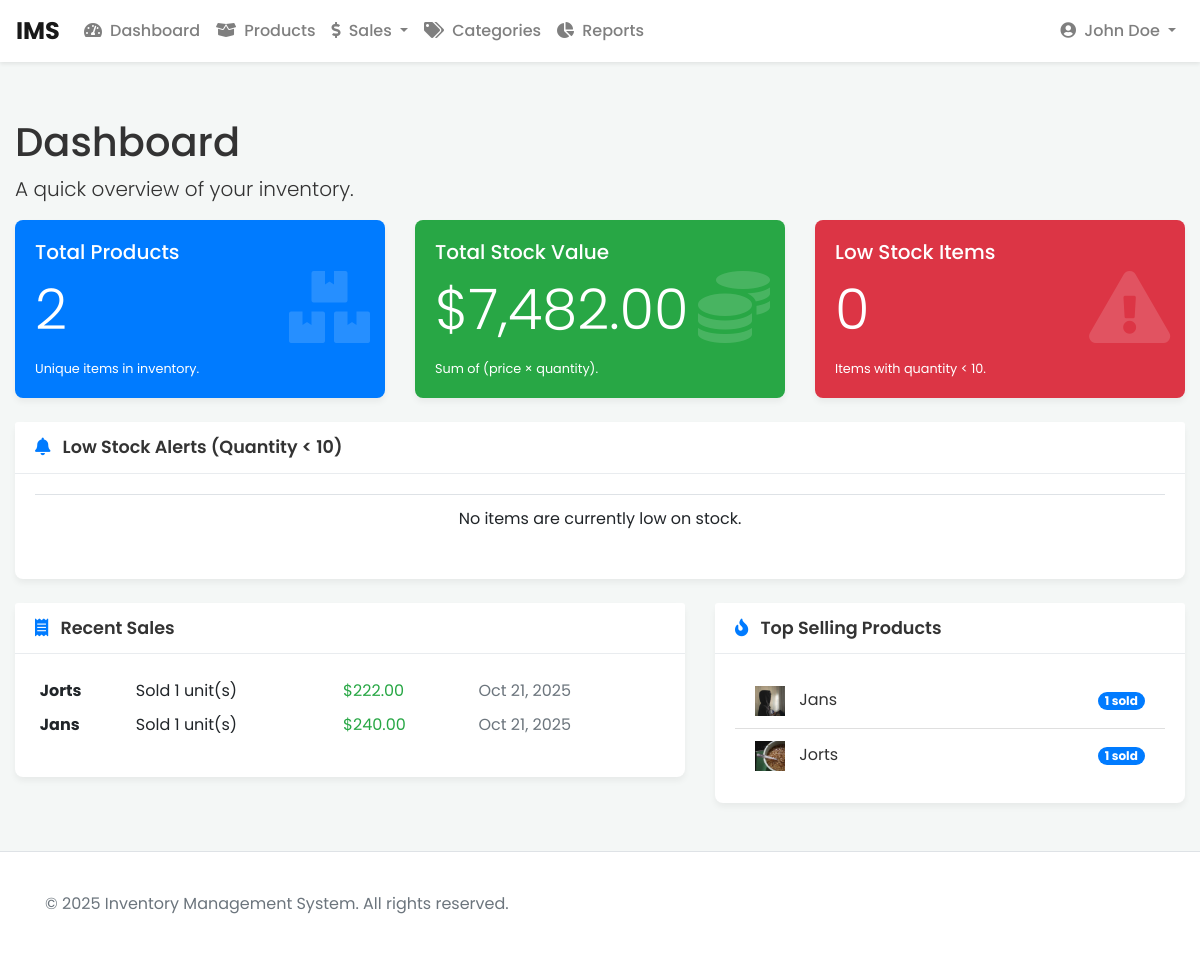
/index.php?action=index (signed in), run on the app's committed database.
### tables this page shows
CREATE TABLE IF NOT EXISTS `sales` (
  `id` int NOT NULL AUTO_INCREMENT,
  `product_id` int NOT NULL,
  `user_id` int NOT NULL,
  `quantity_sold` int NOT NULL,
  `price_per_item` decimal(10,2) NOT NULL,
  `total_price` decimal(10,2) NOT NULL,
  `sale_date` timestamp NULL DEFAULT CURRENT_TIMESTAMP,
  PRIMARY KEY (`id`),
  KEY `product_id` (`product_id`),
  KEY `user_id` (`user_id`)
);

CREATE TABLE IF NOT EXISTS `products` (
  `id` int NOT NULL AUTO_INCREMENT,
  `user_id` int NOT NULL,
  `name` varchar(255) NOT NULL,
  `description` text,
  `category_id` int DEFAULT NULL,
  `price` decimal(10,2) NOT NULL,
  `quantity` int NOT NULL,
  `image` varchar(255) DEFAULT NULL,
  `date_added` timestamp NULL DEFAULT CURRENT_TIMESTAMP,
  `date_updated` timestamp NOT NULL DEFAULT CURRENT_TIMESTAMP ON UPDATE CURRENT_TIMESTAMP,
  PRIMARY KEY (`id`),
  KEY `fk_category` (`category_id`),
  KEY `user_id` (`user_id`)
);

### controllers/ProductController.php (called while the page is built, shortened)
<?php
require_once 'models/Product.php';
require_once 'config/database.php';
require_once 'config/Database.php';
require_once 'models/Sale.php';
class ProductController {
    private $product;
    private $sale;
    public function __construct() {
        $database = new Database();
        $this->db = $database->getConnection();
        $this->product = new Product($this->db);
        $this->sale = new Sale($this->db);
    }
    public function dashboard() {
        $user_id = $_SESSION['user_id'];
        $stats = $this->product->getDashboardStats($user_id);
        $low_stock_products = $this->product->getLowStockProducts($user_id);
        $recent_sales = $this->sale->getRecentSales($user_id, 5);
        $top_selling_products = $this->sale->getTopSellingProducts($user_id, 5);
        require_once 'views/dashboard.php';
    }
}
?>

### config/database.php (called while the page is built, shortened)
<?php
class Database {
    private $host = 'localhost';
    private $db_name = 'ims';
    private $username = 'root';
    private $password = '';
    public function getConnection() {
        $this->conn = null;
        try {
            $this->conn = new PDO(
                'mysql:host=' . $this->host . ';dbname=' . $this->db_name,
                $this->username,
                $this->password
            );
            $this->conn->setAttribute(PDO::ATTR_ERRMODE, PDO::ERRMODE_EXCEPTION);
            $this->conn->exec("set names utf8");
        } catch (PDOException $exception) {
            echo 'Connection error: ' . $exception->getMessage();
            exit();
        }
        return $this->conn;
    }
}
?>

### models/Product.php (called while the page is built, shortened)
<?php
class Product {
    private $conn;
    private $table = 'products';
    public function __construct($db) {
        $this->conn = $db;
    }
    public function getDashboardStats($user_id) {
        $stats = [];
        $query1 = 'SELECT COUNT(id) as total_products FROM ' . $this->table . ' WHERE user_id = ?';
        $stmt1 = $this->conn->prepare($query1);
        $stmt1->execute([$user_id]);
        $stats['total_products'] = $stmt1->fetch(PDO::FETCH_ASSOC)['total_products'];
        $query2 = 'SELECT SUM(price * quantity) as total_value FROM ' . $this->table . ' WHERE user_id = ?';
        $stmt2 = $this->conn->prepare($query2);
        $stmt2->execute([$user_id]);
        $stats['total_value'] = $stmt2->fetch(PDO::FETCH_ASSOC)['total_value'] ?? 0;
        return $stats;
    }
    public function getLowStockProducts($user_id, $threshold = 10) {
        $query = 'SELECT id, name, quantity, image FROM ' . $this->table . ' WHERE user_id = ? AND quantity < ? AND quantity > 0 ORDER BY quantity ASC';
        $stmt = $this->conn->prepare($query);
        $stmt->bindParam(1, $user_id, PDO::PARAM_INT);
        $stmt->bindParam(2, $threshold, PDO::PARAM_INT);
        $stmt->execute();
        return $stmt->fetchAll(PDO::FETCH_ASSOC);
    }
}
?>

### models/Sale.php (called while the page is built, shortened)
<?php
class Sale {
    private $conn;
    private $table = 'sales';
    public function __construct($db) {
        $this->conn = $db;
    }
    public function getRecentSales($user_id, $limit = 5) {
        $query = 'SELECT
                    s.quantity_sold, s.total_price, s.sale_date,
                    p.name as product_name,
                    u.full_name as user_name
                  FROM ' . $this->table . ' s
                  LEFT JOIN products p ON s.product_id = p.id
                  LEFT JOIN users u ON s.user_id = u.id
                  WHERE s.user_id = :user_id
                  ORDER BY s.sale_date DESC
                  LIMIT :limit';
        $stmt = $this->conn->prepare($query);
        $stmt->bindValue(':user_id', $user_id, PDO::PARAM_INT);
        $stmt->bindValue(':limit', $limit, PDO::PARAM_INT);
        $stmt->execute();
        return $stmt->fetchAll(PDO::FETCH_ASSOC);
    }
    public function getTopSellingProducts($user_id, $limit = 5) {
        $query = 'SELECT p.name as product_name, p.image as product_image, SUM(s.quantity_sold) as total_quantity_sold
                  FROM ' . $this->table . ' s
                  JOIN products p ON s.product_id = p.id
                  WHERE s.user_id = :user_id
                  GROUP BY s.product_id, p.name, p.image
                  ORDER BY total_quantity_sold DESC
                  LIMIT :limit';
        $stmt = $this->conn->prepare($query);
        $stmt->bindValue(':user_id', $user_id, PDO::PARAM_INT);
        $stmt->bindValue(':limit', $limit, PDO::PARAM_INT);
        $stmt->execute();
        return $stmt->fetchAll(PDO::FETCH_ASSOC);
    }
}
?>

### views/dashboard.php (the view)
<?php require_once __DIR__ . '/header.php'; ?>
<h1 class="mt-4">Dashboard</h1>
<p class="lead">A quick overview of your inventory.</p>
<div class="row">
    <div class="col-md-6 col-lg-4 mb-4">
        <div class="card text-white bg-primary stat-card">
            <div class="card-body">
                <div class="card-icon"><i class="fas fa-boxes"></i></div>
                <h5 class="card-title">Total Products</h5>
                <p class="card-text display-4"><?php echo htmlspecialchars($stats['total_products']); ?></p>
                <p class="card-text small">Unique items in inventory.</p>
            </div>
        </div>
    </div>
    <div class="col-md-6 col-lg-4 mb-4">
        <div class="card text-white bg-success stat-card">
            <div class="card-body">
                <div class="card-icon"><i class="fas fa-coins"></i></div>
                <h5 class="card-title">Total Stock Value</h5>
                <p class="card-text display-4">$<?php echo number_format($stats['total_value'], 2); ?></p>
                <p class="card-text small">Sum of (price × quantity).</p>
            </div>
        </div>
    </div>
    <div class="col-md-6 col-lg-4 mb-4">
        <div class="card text-white bg-danger stat-card">
            <div class="card-body">
                <div class="card-icon"><i class="fas fa-exclamation-triangle"></i></div>
                <h5 class="card-title">Low Stock Items</h5>
                <p class="card-text display-4"><?php echo count($low_stock_products); ?></p>
                <p class="card-text small">Items with quantity &lt; 10.</p>
            </div>
        </div>
    </div>
</div>
<div class="row">
    <div class="col-12">
        <div class="card">
            <div class="card-header">
                <i class="fas fa-bell"></i> Low Stock Alerts (Quantity &lt; 10)
            </div>
            <div class="card-body">
                <div class="table-responsive">
                    <table class="table table-hover">
                        <tbody>
                            <?php if (!empty($low_stock_products)): ?>
                                <?php foreach ($low_stock_products as $product): ?>
                                    <tr>
                                        <td><img src="uploads/<?php echo htmlspecialchars($product['image'] ?? 'default.png'); ?>" alt="<?php echo htmlspecialchars($product['name']); ?>" style="width: 40px; height: 40px; object-fit: cover;"></td>
                                        <td class="align-middle"><a href="index.php?action=edit&id=<?php echo $product['id']; ?>"><?php echo htmlspecialchars($product['name']); ?></a></td>
                                        <td><span class="badge badge-danger">Only <?php echo htmlspecialchars($product['quantity']); ?> left</span></td>
                                    </tr>
                                <?php endforeach; ?>
                            <?php else: ?>
                                <tr><td class="text-center">No items are currently low on stock.</td></tr>
                            <?php endif; ?>
                        </tbody>
                    </table>
                </div>
            </div>
        </div>
    </div>
</div>
<div class="row mt-4">
    <div class="col-lg-7 mb-4">
        <div class="card">
            <div class="card-header">
                <i class="fas fa-receipt"></i> Recent Sales
            </div>
            <div class="card-body">
                <div class="table-responsive">
                    <table class="table table-borderless table-sm">
                        <tbody>
                            <?php if (!empty($recent_sales)): ?>
                                <?php foreach ($recent_sales as $sale): ?>
                                    <tr>
                                        <td class="align-middle"><strong><?php echo htmlspecialchars($sale['product_name']); ?></strong></td>
                                        <td>Sold <?php echo htmlspecialchars($sale['quantity_sold']); ?> unit(s)</td>
                                        <td class="text-success">$<?php echo number_format($sale['total_price'], 2); ?></td>
                                        <td class="text-muted"><?php echo date('M d, Y', strtotime($sale['sale_date'])); ?></td>
                                    </tr>
                                <?php endforeach; ?>
                            <?php else: ?>
                                <tr><td class="text-center">No recent sales to display.</td></tr>
                            <?php endif; ?>
                        </tbody>
                    </table>
                </div>
            </div>
        </div>
    </div>
    <div class="col-lg-5 mb-4">
        <div class="card">
            <div class="card-header">
                <i class="fas fa-fire"></i> Top Selling Products
            </div>
            <div class="card-body">
                <ul class="list-group list-group-flush">
                    <?php if (!empty($top_selling_products)): ?>
                        <?php foreach ($top_selling_products as $product): ?>
                            <li class="list-group-item d-flex justify-content-between align-items-center">
                                <div>
                                    <img src="uploads/<?php echo htmlspecialchars($product['product_image'] ?? 'default.png'); ?>" alt="<?php echo htmlspecialchars($product['product_name']); ?>" style="width: 30px; height: 30px; object-fit: cover; margin-right: 10px;">
                                    <?php echo htmlspecialchars($product['product_name']); ?>
                                </div>
                                <span class="badge badge-primary badge-pill"><?php echo htmlspecialchars($product['total_quantity_sold']); ?> sold</span>
                            </li>
                        <?php endforeach; ?>
                    <?php else: ?>
                        <li class="list-group-item text-center">No sales data available to determine top products.</li>
                    <?php endif; ?>
                </ul>
            </div>
        </div>
    </div>
</div>
<?php require_once __DIR__ . '/footer.php'; ?>

### assets/css/style.css (style rules this page uses)
body { font-family: 'Poppins', sans-serif; background-color: #f4f7f6; color: #333; padding-top: 70px; }
.card { border: none; border-radius: 0.5rem; box-shadow: 0 4px 6px rgba(0,0,0,.05); transition: all 0.2s ease-in-out; }
.card-header { background-color: #fff; border-bottom: 1px solid #e9ecef; font-weight: 600; font-size: 1.1rem; }
.card-header i { margin-right: 8px; color: #007bff; }
.stat-card { position: relative; overflow: hidden; }
.stat-card .card-body { position: relative; z-index: 2; }
.stat-card .card-icon { font-size: 4.5rem; opacity: 0.15; position: absolute; right: 15px; top: 50%; transform: translateY(-50%); transition: all 0.3s ease; }

### data on the page
sales: product.name "Jorts", quantity_sold "1", total_price "222.00", sale_date "Oct 21, 2025"
sales: product.name "Jans", quantity_sold "1", total_price "240.00", sale_date "Oct 21, 2025"

### other printed values
$_SESSION['user_full_name'] "John Doe"
$stats['total_products'] "2"
$stats['total_value'] "7,482.00"
count($low_stock_products) "0"
$product['product_name'] "Jans"
$product['total_quantity_sold'] "1"
$product['product_name'] "Jorts"
